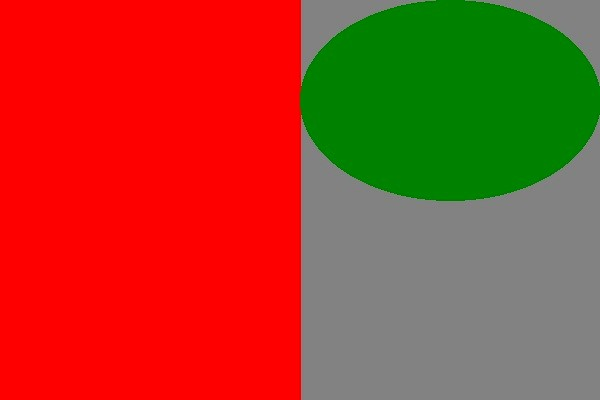
#> input picture uploads/media/images/optimized/070be7e4-74ef-4965-8902-538f6c6f0843_hero.jpg, 600 x 400 px
$ python -i image_optimizer.py   (imports and definitions only)
#> lines starting #> are read from the running program, lines starting #| are printed output that depends on the picture
#!/usr/bin/env python3
"""
Just Urbane - Advanced Image Optimization Utility
Enhanced with WebP, progressive JPEG, and next-generation image optimization
"""

import os
import uuid
from PIL import Image, ImageOps, ImageEnhance
from typing import Tuple, Dict, List, Optional
import io
import asyncio
from concurrent.futures import ThreadPoolExecutor

class AdvancedImageOptimizer:
    """Next-generation image optimization for Just Urbane magazine platform"""

    def __init__(self, upload_dir: str = "/app/uploads/media/images"):
#> called with upload_dir = '/app/uploads/media/images'
        self.upload_dir = upload_dir
        self.optimized_dir = os.path.join(upload_dir, "optimized")
        self.webp_dir = os.path.join(upload_dir, "webp")
        self.avif_dir = os.path.join(upload_dir, "avif")
        self.thumbnails_dir = os.path.join(upload_dir, "thumbnails")

        # Create directories if they don't exist
        for directory in [self.upload_dir, self.optimized_dir, self.webp_dir,
                         self.avif_dir, self.thumbnails_dir]:
            os.makedirs(directory, exist_ok=True)
#> further down, picture is the input picture: PIL image 600x400 RGB; mean R, G, B 166.5, 64.6, 39

        # Enhanced image size presets with context-aware optimization
        self.size_presets = {
            'thumbnail': {'w': 150, 'h': 150, 'q': 70, 'webp_q': 60},
            'small': {'w': 300, 'h': 200, 'q': 75, 'webp_q': 65},
            'medium': {'w': 600, 'h': 400, 'q': 80, 'webp_q': 70},
            'large': {'w': 1200, 'h': 800, 'q': 85, 'webp_q': 75},
            'hero': {'w': 1920, 'h': 1080, 'q': 90, 'webp_q': 80},
            'mobile_hero': {'w': 768, 'h': 432, 'q': 85, 'webp_q': 75},
            'ultra': {'w': 2560, 'h': 1440, 'q': 95, 'webp_q': 85}
        }

        # Content-aware optimization settings
        self.content_optimization = {
            'photo': {'sharpness': 1.1, 'contrast': 1.05, 'color': 1.02},
            'graphic': {'sharpness': 1.2, 'contrast': 1.1, 'color': 1.0},
            'text': {'sharpness': 1.3, 'contrast': 1.15, 'color': 0.98},
            'mixed': {'sharpness': 1.1, 'contrast': 1.08, 'color': 1.01}
        }

    def detect_image_content_type(self, img: Image.Image) -> str:
        """
        Analyze image to determine content type for optimization
        """
        try:
            # Convert to RGB if needed for analysis
            if img.mode != 'RGB':
                analysis_img = img.convert('RGB')
            else:
                analysis_img = img

            # Resize for faster analysis
            analysis_img = analysis_img.resize((100, 100), Image.Resampling.LANCZOS)
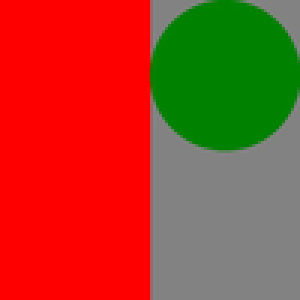
#> analysis_img: PIL image 100x100 RGB (shown 3 times larger); mean R, G, B 166.5, 64.6, 39.1

            # Get pixel data
            pixels = list(analysis_img.getdata())
#> pixels = 10000 items, first 6: (254, 0, 0), (254, 0, 0), (254, 0, 0), (254, 0, 0), (254, 0, 0), (254, 0, 0)

            # Calculate color variance (higher = more photographic)
            r_values = [p[0] for p in pixels]
#> r_values = 10000 values, max 255 at index 1949, min 0 at index 73, mean 166.5
            g_values = [p[1] for p in pixels]
#> g_values = 10000 values, max 139 at index 1551, min 0 at index 0, mean 64.6
            b_values = [p[2] for p in pixels]
#> b_values = 10000 values, max 140 at index 1096, min 0 at index 0, mean 39.07

            color_variance = (
                (max(r_values) - min(r_values)) +
                (max(g_values) - min(g_values)) +
                (max(b_values) - min(b_values))
            ) / 3
#> color_variance = 178

            # Detect edges (higher = more graphic/text content)
            edge_img = analysis_img.filter(ImageOps.FIND_EDGES)
            edge_pixels = list(edge_img.getdata())
            edge_intensity = sum([sum(p) for p in edge_pixels]) / len(edge_pixels)

            # Classification logic
            if color_variance > 200 and edge_intensity < 30:
                return 'photo'  # High color variance, low edges = photo
            elif edge_intensity > 60:
                return 'text'   # High edges = text/graphics
            elif color_variance < 100:
                return 'graphic' # Low color variance = graphics
            else:
                return 'mixed'   # Mixed content

        except Exception:
            return 'mixed'  # Default fallback

    # [351 lines left out: functions enhance_image_content_aware, strip_metadata, optimize_image_advanced, create_responsive_images_advanced, optimize_unsplash_url_advanced, bulk_optimize_directory and 2 more, not called in this run]

    async def optimize_image_async(self, image_data: bytes, filename: str, max_width: int = 1920, max_height: int = 1080, quality: int = 85) -> bytes:
        """Legacy async wrapper"""
        loop = asyncio.get_event_loop()
        with ThreadPoolExecutor() as executor:
            return await loop.run_in_executor(
                executor,
                self.optimize_image,
                image_data, filename, max_width, max_height, quality
            )

    # [44 lines left out: functions optimize_unsplash_url, get_optimized_unsplash_urls, cleanup_old_images, not called in this run]

# Global instance with advanced features
advanced_image_optimizer = AdvancedImageOptimizer()

# Legacy compatibility
image_optimizer = advanced_image_optimizer

>>> from PIL import Image
>>> picture = Image.open('../uploads/media/images/optimized/070be7e4-74ef-4965-8902-538f6c6f0843_hero.jpg')
>>> result = AdvancedImageOptimizer().detect_image_content_type(picture)
#> result = 'mixed'

$ run again, on uploads/media/images/optimized/082369e8-5aa8-48c7-8497-4e0d516b0588_hero.jpg
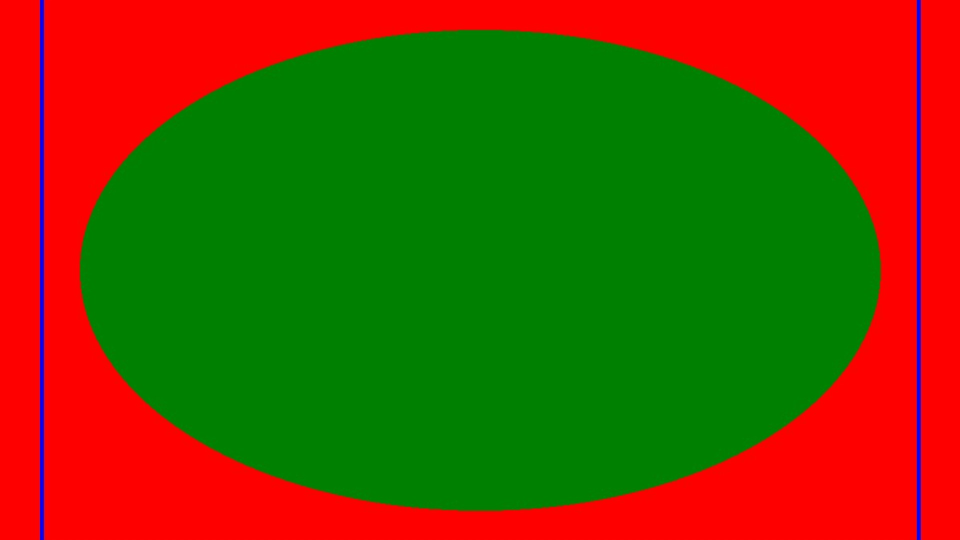
#> input picture uploads/media/images/optimized/082369e8-5aa8-48c7-8497-4e0d516b0588_hero.jpg, 1920 x 1080 px (shown at 1/2 size)
#> picture is the input picture: PIL image 1920x1080 RGB; mean R, G, B 103.7, 74.8, 2.7
#> in detect_image_content_type, `analysis_img = analysis_img.resize((100, 100), Image.Resampling.LANCZOS)`:
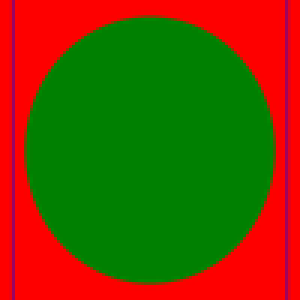
#> analysis_img: PIL image 100x100 RGB (shown 3 times larger); mean R, G, B 103.5, 74.9, 3
#> pixels = 10000 items, first 6: (254, 0, 0), (254, 0, 0), (255, 0, 0), (239, 1, 15), (154, 3, 100), (255, 0, 0)
#> r_values = 10000 values, max 255 at index 2, min 0 at index 646, mean 103.5
#> g_values = 10000 values, max 137 at index 2382, min 0 at index 0, mean 74.92
#> b_values = 10000 values, max 100 at index 4, min 0 at index 0, mean 2.97
#> color_variance = 164
#> result = 'mixed'
